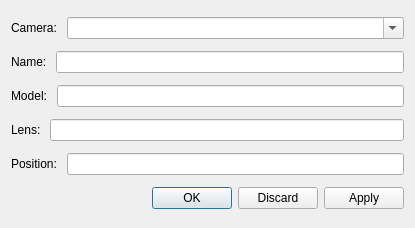
<?xml version="1.0" encoding="UTF-8"?>
<ui version="4.0">
 <class>CameraDialog</class>
 <widget class="QDialog" name="CameraDialog">
  <property name="geometry">
   <rect>
    <x>0</x>
    <y>0</y>
    <width>415</width>
    <height>228</height>
   </rect>
  </property>
  <property name="windowTitle">
   <string>Camera</string>
  </property>
  <layout class="QVBoxLayout" name="verticalLayout">
   <item>
    <layout class="QHBoxLayout" name="cameraHorizontalLayout">
     <item>
      <widget class="QLabel" name="cameraLabel">
       <property name="sizePolicy">
        <sizepolicy hsizetype="Minimum" vsizetype="Preferred">
         <horstretch>0</horstretch>
         <verstretch>0</verstretch>
        </sizepolicy>
       </property>
       <property name="text">
        <string>Camera: </string>
       </property>
      </widget>
     </item>
     <item>
      <widget class="QComboBox" name="cameraComboBox">
       <property name="sizePolicy">
        <sizepolicy hsizetype="Preferred" vsizetype="Fixed">
         <horstretch>1</horstretch>
         <verstretch>0</verstretch>
        </sizepolicy>
       </property>
       <property name="editable">
        <bool>true</bool>
       </property>
       <property name="currentText">
        <string notr="true"/>
       </property>
      </widget>
     </item>
    </layout>
   </item>
   <item>
    <layout class="QHBoxLayout" name="nameHorizontalLayout">
     <item>
      <widget class="QLabel" name="nameLabel">
       <property name="text">
        <string>Name: </string>
       </property>
      </widget>
     </item>
     <item>
      <widget class="QLineEdit" name="nameLineEdit"/>
     </item>
    </layout>
   </item>
   <item>
    <layout class="QHBoxLayout" name="modelHorizontalLayout">
     <item>
      <widget class="QLabel" name="modelLabel">
       <property name="text">
        <string>Model: </string>
       </property>
      </widget>
     </item>
     <item>
      <widget class="QLineEdit" name="modelLineEdit"/>
     </item>
    </layout>
   </item>
   <item>
    <layout class="QHBoxLayout" name="lensHorizontalLayout">
     <item>
      <widget class="QLabel" name="lensLabel">
       <property name="text">
        <string>Lens: </string>
       </property>
      </widget>
     </item>
     <item>
      <widget class="QLineEdit" name="lensLineEdit"/>
     </item>
    </layout>
   </item>
   <item>
    <layout class="QHBoxLayout" name="positionHorizontalLayout">
     <item>
      <widget class="QLabel" name="positionLabel">
       <property name="text">
        <string>Position: </string>
       </property>
      </widget>
     </item>
     <item>
      <widget class="QLineEdit" name="positionLineEdit"/>
     </item>
    </layout>
   </item>
   <item>
    <widget class="QDialogButtonBox" name="buttonBox">
     <property name="orientation">
      <enum>Qt::Horizontal</enum>
     </property>
     <property name="standardButtons">
      <set>QDialogButtonBox::Apply|QDialogButtonBox::Discard|QDialogButtonBox::Ok</set>
     </property>
    </widget>
   </item>
  </layout>
 </widget>
 <resources/>
 <connections>
  <connection>
   <sender>buttonBox</sender>
   <signal>accepted()</signal>
   <receiver>CameraDialog</receiver>
   <slot>accept()</slot>
   <hints>
    <hint type="sourcelabel">
     <x>248</x>
     <y>254</y>
    </hint>
    <hint type="destinationlabel">
     <x>157</x>
     <y>274</y>
    </hint>
   </hints>
  </connection>
  <connection>
   <sender>buttonBox</sender>
   <signal>rejected()</signal>
   <receiver>CameraDialog</receiver>
   <slot>reject()</slot>
   <hints>
    <hint type="sourcelabel">
     <x>316</x>
     <y>260</y>
    </hint>
    <hint type="destinationlabel">
     <x>286</x>
     <y>274</y>
    </hint>
   </hints>
  </connection>
  <connection>
   <sender>buttonBox</sender>
   <signal>clicked(QAbstractButton*)</signal>
   <receiver>CameraDialog</receiver>
   <slot>update()</slot>
   <hints>
    <hint type="sourcelabel">
     <x>207</x>
     <y>207</y>
    </hint>
    <hint type="destinationlabel">
     <x>207</x>
     <y>113</y>
    </hint>
   </hints>
  </connection>
 </connections>
</ui>
